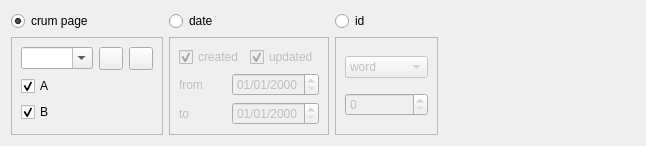
            <widget class="QWidget" name="tab_3">
             <attribute name="title">
              <string>misc</string>
             </attribute>
             <attribute name="toolTip">
              <string>(Alt+Meta+F5)</string>
             </attribute>
             <layout class="QHBoxLayout" name="horizontalLayout_13">
              <item>
               <layout class="QVBoxLayout" name="verticalLayout_5">
                <item>
                 <widget class="QRadioButton" name="rbCrumPg">
                  <property name="text">
                   <string>crum page</string>
                  </property>
                  <property name="checked">
                   <bool>true</bool>
                  </property>
                 </widget>
                </item>
                <item>
                 <widget class="QFrame" name="fmCrumPg">
                  <property name="frameShape">
                   <enum>QFrame::StyledPanel</enum>
                  </property>
                  <property name="frameShadow">
                   <enum>QFrame::Raised</enum>
                  </property>
                  <layout class="QGridLayout" name="gridLayout_3">
                   <item row="0" column="0">
                    <widget class="QComboBox" name="cmbCrum">
                     <property name="editable">
                      <bool>true</bool>
                     </property>
                    </widget>
                   </item>
                   <item row="0" column="1">
                    <widget class="QToolButton" name="btPrev">
                     <property name="text">
                      <string/>
                     </property>
                     <property name="icon">
                      <iconset resource="resfile.qrc">
                       <normaloff>:/new/icons/icons/leftarrow.png</normaloff>:/new/icons/icons/leftarrow.png</iconset>
                     </property>
                    </widget>
                   </item>
                   <item row="0" column="2">
                    <widget class="QToolButton" name="btNext">
                     <property name="text">
                      <string/>
                     </property>
                     <property name="icon">
                      <iconset resource="resfile.qrc">
                       <normaloff>:/new/icons/icons/rightarrow.png</normaloff>:/new/icons/icons/rightarrow.png</iconset>
                     </property>
                    </widget>
                   </item>
                   <item row="1" column="0">
                    <widget class="QCheckBox" name="cbA">
                     <property name="text">
                      <string>A</string>
                     </property>
                     <property name="checked">
                      <bool>true</bool>
                     </property>
                    </widget>
                   </item>
                   <item row="2" column="0">
                    <widget class="QCheckBox" name="cbB">
                     <property name="text">
                      <string>B</string>
                     </property>
                     <property name="checked">
                      <bool>true</bool>
                     </property>
                    </widget>
                   </item>
                  </layout>
                 </widget>
                </item>
               </layout>
              </item>
              <item>
               <layout class="QVBoxLayout" name="verticalLayout_17">
                <item>
                 <widget class="QRadioButton" name="rbDate">
                  <property name="text">
                   <string>date</string>
                  </property>
                 </widget>
                </item>
                <item>
                 <widget class="QFrame" name="fmDate">
                  <property name="enabled">
                   <bool>false</bool>
                  </property>
                  <property name="frameShape">
                   <enum>QFrame::StyledPanel</enum>
                  </property>
                  <property name="frameShadow">
                   <enum>QFrame::Raised</enum>
                  </property>
                  <layout class="QVBoxLayout" name="verticalLayout_20">
                   <item>
                    <layout class="QHBoxLayout" name="horizontalLayout_10">
                     <item>
                      <widget class="QCheckBox" name="cbCrtS">
                       <property name="text">
                        <string>created</string>
                       </property>
                       <property name="checked">
                        <bool>true</bool>
                       </property>
                      </widget>
                     </item>
                     <item>
                      <widget class="QCheckBox" name="cbUpdS">
                       <property name="text">
                        <string>updated</string>
                       </property>
                       <property name="checked">
                        <bool>true</bool>
                       </property>
                      </widget>
                     </item>
                    </layout>
                   </item>
                   <item>
                    <layout class="QHBoxLayout" name="horizontalLayout_14">
                     <item>
                      <layout class="QVBoxLayout" name="verticalLayout_15">
                       <item>
                        <widget class="QLabel" name="label_4">
                         <property name="text">
                          <string>from</string>
                         </property>
                        </widget>
                       </item>
                       <item>
                        <widget class="QLabel" name="label_6">
                         <property name="text">
                          <string>to</string>
                         </property>
                        </widget>
                       </item>
                      </layout>
                     </item>
                     <item>
                      <layout class="QVBoxLayout" name="verticalLayout_16">
                       <item>
                        <widget class="QDateEdit" name="dtFrom">
                         <property name="currentSection">
                          <enum>QDateTimeEdit::DaySection</enum>
                         </property>
                         <property name="displayFormat">
                          <string>dd/MM/yyyy</string>
                         </property>
                        </widget>
                       </item>
                       <item>
                        <widget class="QDateEdit" name="dtTo">
                         <property name="currentSection">
                          <enum>QDateTimeEdit::DaySection</enum>
                         </property>
                         <property name="displayFormat">
                          <string>dd/MM/yyyy</string>
                         </property>
                        </widget>
                       </item>
                      </layout>
                     </item>
                    </layout>
                   </item>
                  </layout>
                 </widget>
                </item>
               </layout>
              </item>
              <item>
               <layout class="QVBoxLayout" name="verticalLayout_19">
                <item>
                 <widget class="QRadioButton" name="rbIdSearch">
                  <property name="text">
                   <string>id</string>
                  </property>
                 </widget>
                </item>
                <item>
                 <widget class="QFrame" name="fmId">
                  <property name="enabled">
                   <bool>false</bool>
                  </property>
                  <property name="frameShape">
                   <enum>QFrame::StyledPanel</enum>
                  </property>
                  <property name="frameShadow">
                   <enum>QFrame::Raised</enum>
                  </property>
                  <layout class="QVBoxLayout" name="verticalLayout_18">
                   <item>
                    <widget class="QComboBox" name="cmbIdType">
                     <item>
                      <property name="text">
                       <string>word</string>
                      </property>
                     </item>
                     <item>
                      <property name="text">
                       <string>derivation</string>
                      </property>
                     </item>
                    </widget>
                   </item>
                   <item>
                    <widget class="QSpinBox" name="spnId">
                     <property name="maximum">
                      <number>99999</number>
                     </property>
                    </widget>
                   </item>
                  </layout>
                 </widget>
                </item>
               </layout>
              </item>
              <item>
               <spacer name="horizontalSpacer_5">
                <property name="orientation">
                 <enum>Qt::Horizontal</enum>
                </property>
                <property name="sizeHint" stdset="0">
                 <size>
                  <width>197</width>
                  <height>20</height>
                 </size>
                </property>
               </spacer>
              </item>
             </layout>
            </widget>
